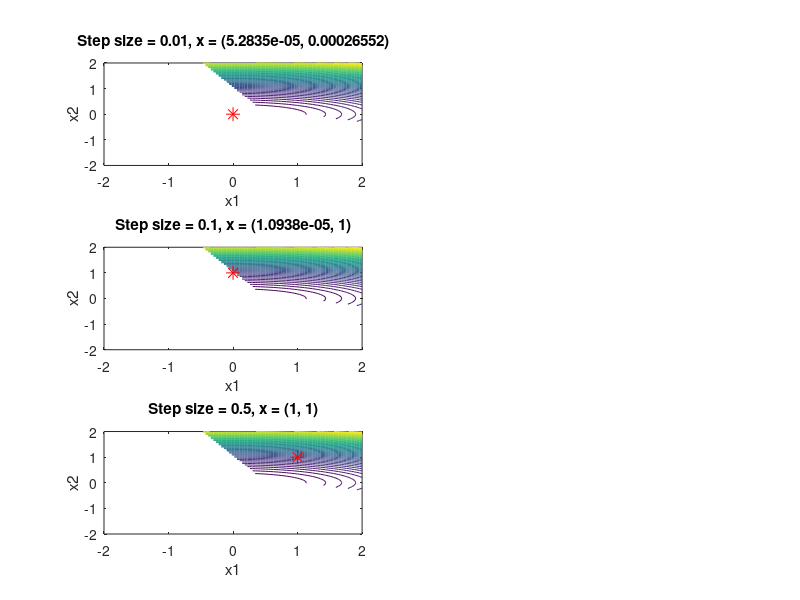

Source code (MATLAB):
% Define the objective function and its gradient
f = @(x) x(1)^2 + 9*x(2)^2;
grad_f = @(x) [2*x(1); 18*x(2)];

% Define the projection operator onto the feasible set
proj = @(x) max(x, 0);

% Define the constraint functions and their gradients
g1 = @(x) 2*x(1) + x(2) - 1;
g2 = @(x) x(1) + 3*x(2) - 1;
grad_g1 = @(x) [2; 1];
grad_g2 = @(x) [1; 3];

% Define the Lagrange multiplier function and its gradient
L = @(x,lambda) f(x) + lambda(1)*max(-g1(x), 0) + lambda(2)*max(-g2(x), 0);
grad_L = @(x,lambda) grad_f(x) + lambda(1)*grad_g1(x).*((g1(x) < 0)) + lambda(2)*grad_g2(x).*((g2(x) < 0));

% Set the initial guess, maximum number of iterations, and tolerance level
x0 = [1; 1];
maxIter = 1000;
tol = 1e-6;

% Set the step sizes to test
alphas = [0.01, 0.1, 0.5];

% Create a figure to show the contour plot and solution trajectory for each step size
figure;
for i = 1:length(alphas)
    % Initialize the variables for this step size
    alpha = alphas(i);
    x = x0;
    lambda = [0; 0];
    
    % Create a contour plot of the objective function and constraints
    subplot(length(alphas), 2, 2*i-1);
    x1_vals = linspace(-2, 2, 100);
    x2_vals = linspace(-2, 2, 100);
    [X1,X2] = meshgrid(x1_vals,x2_vals);
    Z = X1.^2 + 9*X2.^2;
    g1_vals = 2*X1 + X2 - 1;
    g2_vals = X1 + 3*X2 - 1;
    Z(g1_vals < 0 | g2_vals < 0) = NaN;
    contour(X1,X2,Z,50);
    hold on;
    xlabel('x1');
    ylabel('x2');
    title(['Step size = ', num2str(alpha)]);
    
    % Run the projection gradient method
    for iter = 1:maxIter
        % Compute the projected gradient
        proj_grad = proj(x - alpha*grad_L(x, lambda));
        
        % Update the Lagrange multipliers
        lambda = max(lambda - alpha*[max(-g1(x), 0); max(-g2(x), 0)], 0);
        
        % Update the solution
        x_old = x;
        x = proj(x - alpha*proj_grad);
        
        % Check for convergence
        if norm(x - x_old) < tol
            break;
        end
    end
    
    % Plot the solution trajectory on the contour plot
    plot(x(1), x(2), 'r*', 'MarkerSize', 10);
    xlabel('x1');
    ylabel('x2');
    title(['Step size = ', num2str(alpha), ', x = (', num2str(x(1)), ', ', num2str(x(2)), ')']);
end